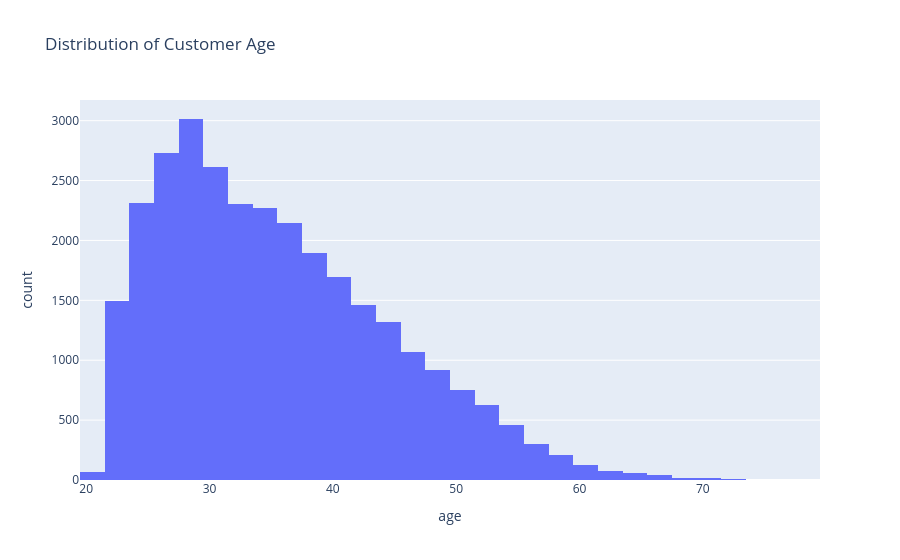

Source (notebook cell):
### Markdown cell above
---
### Age Distribution

We analyze the age distribution of customers to understand demographic patterns.

### Code cell
fig = px.histogram(
    df,
    x="age",
    nbins=40,
    title="Distribution of Customer Age"
)

fig.show()

### Figure 1 — Plotly figure (JSON) as saved in the notebook; plotly's stock layout.template omitted (floating-point values rounded to 4 significant figures; data arrays with more than 128 entries replaced by an {"elided": "..."} marker saying what was removed)
{"data": [{"bingroup": "x", "hovertemplate": "age=%{x}<br>count=%{y}<extra></extra>", "legendgroup": "", "marker": {"color": "#636efa", "pattern": {"shape": ""}}, "name": "", "nbinsx": 40, "orientation": "v", "showlegend": false, "type": "histogram", "x": {"elided": "30000 int values"}, "xaxis": "x", "yaxis": "y"}], "layout": {"autosize": true, "barmode": "relative", "legend": {"tracegroupgap": 0}, "title": {"text": "Distribution of Customer Age"}, "xaxis": {"anchor": "y", "autorange": true, "domain": [0, 1], "range": [19.5, 79.5], "title": {"text": "age"}, "type": "linear"}, "yaxis": {"anchor": "x", "autorange": true, "domain": [0, 1], "range": [0, 3173.0], "title": {"text": "count"}}}}
